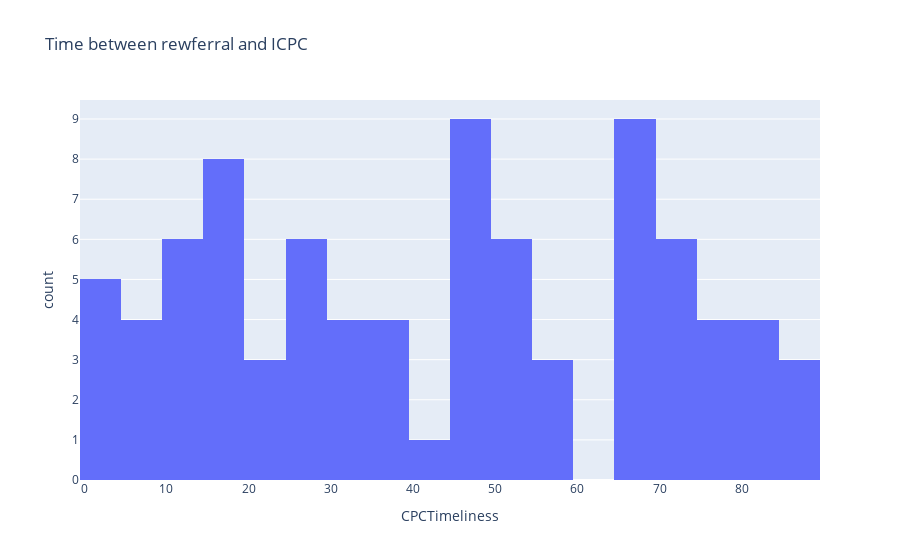

Source (notebook cell):
### Code cell
timeliness_hist = px.histogram(cin,
							x='CPCTimeliness',
							title='Time between rewferral and ICPC',
							nbins=20)

timeliness_hist.show()

### Figure 1 — Plotly figure (JSON) as saved in the notebook; plotly's stock layout.template omitted (floating-point values rounded to 4 significant figures)
{"data": [{"bingroup": "x", "hovertemplate": "CPCTimeliness=%{x}<br>count=%{y}<extra></extra>", "legendgroup": "", "marker": {"color": "#636efa", "pattern": {"shape": ""}}, "name": "", "nbinsx": 20, "orientation": "v", "showlegend": false, "type": "histogram", "x": [78.0, 49.0, 14.0, 66.0, 83.0, 3.0, 0.0, 25.0, 12.0, 65.0, 16.0, 54.0, 46.0, 74.0, NaN, 27.0, 19.0, 8.0, 68.0, NaN, 24.0, 66.0, NaN, 50.0, NaN, 83.0, 45.0, 4.0, 86.0, 66.0, 84.0, 66.0, 39.0, NaN, 67.0, 11.0, 51.0, 46.0, 56.0, 3.0, 43.0, 48.0, 56.0, 19.0, 19.0, 1.0, 77.0, 36.0, 21.0, NaN, 15.0, 69.0, 55.0, 34.0, 69.0, 87.0, 74.0, 74.0, NaN, 18.0, 27.0, 51.0, 74.0, 27.0, 32.0, NaN, 72.0, NaN, 50.0, 10.0, 86.0, 27.0, 77.0, 36.0, 33.0, 21.0, NaN, 30.0, NaN, 13.0, 9.0, 49.0, 19.0, NaN, NaN, 6.0, 70.0, 49.0, 46.0, 46.0, 81.0, 13.0, NaN, 9.0, 75.0, NaN, 26.0, 54.0, NaN, 37.0, 17.0], "xaxis": "x", "yaxis": "y"}], "layout": {"barmode": "relative", "legend": {"tracegroupgap": 0}, "title": {"text": "Time between rewferral and ICPC"}, "xaxis": {"anchor": "y", "domain": [0, 1], "title": {"text": "CPCTimeliness"}}, "yaxis": {"anchor": "x", "domain": [0, 1], "title": {"text": "count"}}}}
